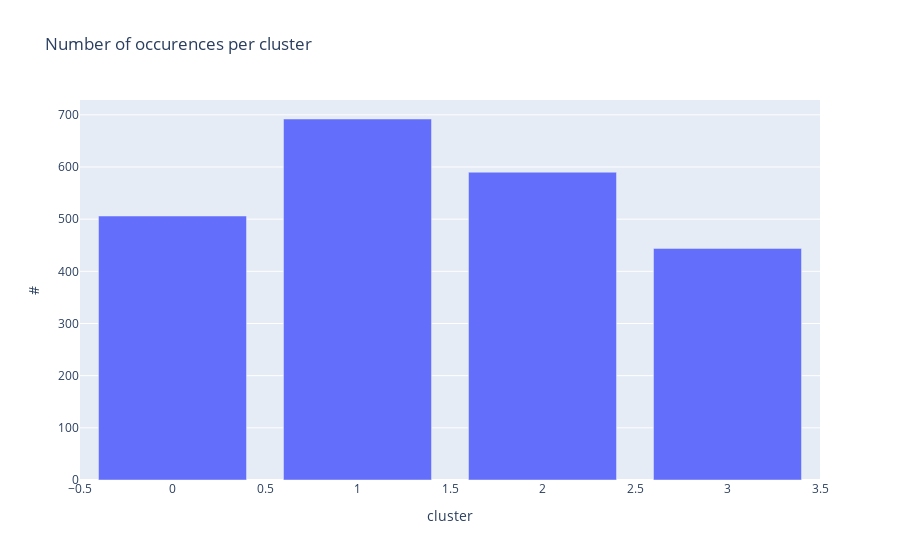

Write notebook code for a chart like this one.
### Code cell
px.bar(
    df2['cluster'].value_counts(),
    y='cluster',
    labels={'index': 'cluster', 'cluster': '#'},
    title='Number of occurences per cluster'
)

### Figure 1 — Plotly figure (JSON) as saved in the notebook; plotly's stock layout.template omitted (floating-point values rounded to 4 significant figures)
{"data": [{"alignmentgroup": "True", "hovertemplate": "cluster=%{x}<br>#=%{y}<extra></extra>", "legendgroup": "", "marker": {"color": "#636efa", "pattern": {"shape": ""}}, "name": "", "offsetgroup": "", "orientation": "v", "showlegend": false, "textposition": "auto", "x": [1, 2, 0, 3], "xaxis": "x", "y": [692, 590, 506, 444], "yaxis": "y", "type": "bar"}], "layout": {"xaxis": {"anchor": "y", "domain": [0.0, 1.0], "title": {"text": "cluster"}}, "yaxis": {"anchor": "x", "domain": [0.0, 1.0], "title": {"text": "#"}}, "legend": {"tracegroupgap": 0}, "title": {"text": "Number of occurences per cluster"}, "barmode": "relative"}}
